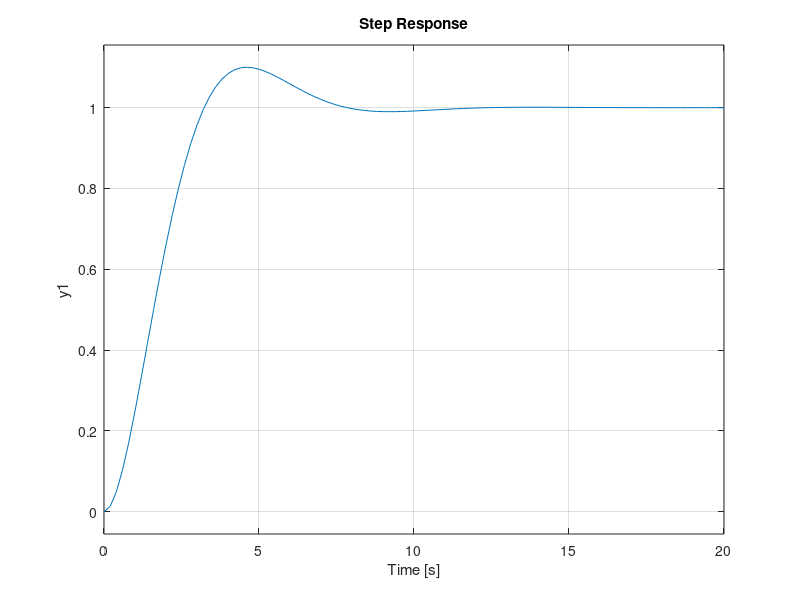
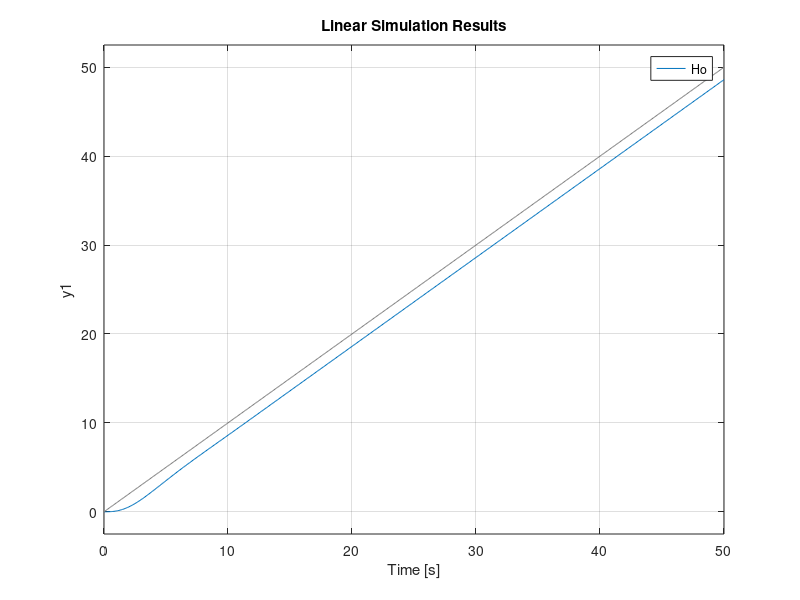
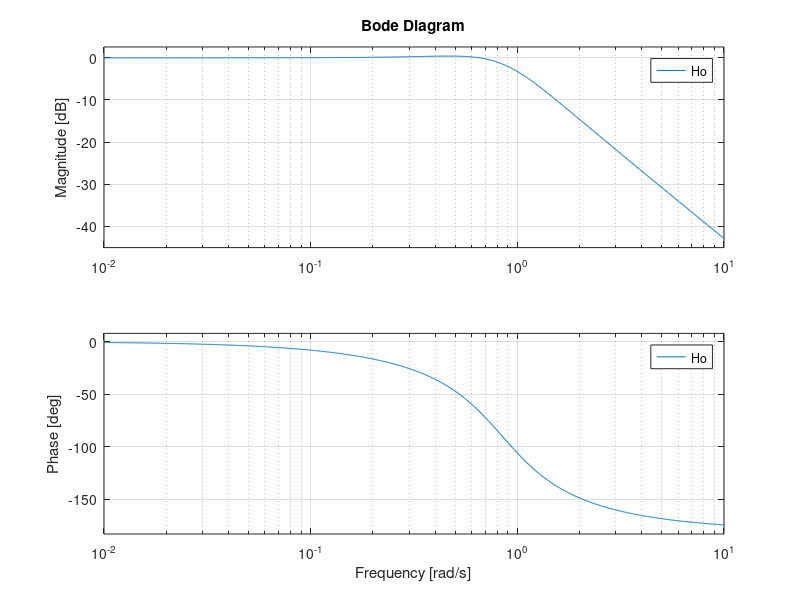

Write the MATLAB code that produced these figures, in order.
clear all;
close all;
clc;

Hf = tf(2,[2 1 0]); kf = 2; Tf = 2;

for i = 0:0.1:8
    for j = 0:0.01:0.1
sigma = j;
tsd = i;
tita = abs(log(sigma)/sqrt(pi^2 + log(sigma)^2));
wn = 4/(tita*tsd);
cv = wn/(2*tita)
wb = wn*sqrt(1-2*tita^2+sqrt(2-4*tita^2+4*tita^3))
    end
    if wb <= 1.2 && cv>=1.5
        fprintf()
    end
end
Hc = tf([(Tf*wn)/(2*tita) wn/(2*tita)],[kf/(2*tita*wn) kf]);
Hd = series(Hc,Hf);
Ho = feedback(Hd,1);
%%
figure
step(Ho);
t = 0:0.1:50;
figure
lsim(Ho,t,t);
figure
bode(Ho);
